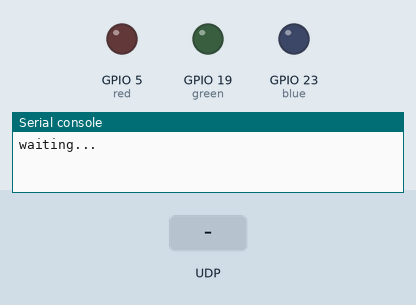
Bench run of a program on a simulated ESP32 board running MicroPython. On the bench: output pins drawn as LEDs (lit = HIGH), the last lines printed to the serial console. The test bench sets the inputs (shaded band). The board's own WiFi access point starts at once.

Above: at 1.2 s.
1.3 s: UDP packet "a=0" arrives
At 2.5 s:
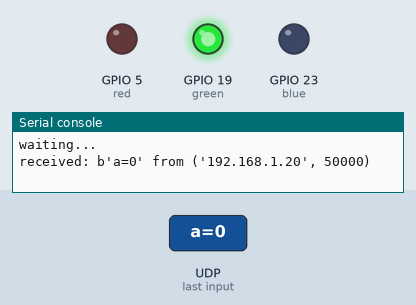
2.8 s: UDP packet "a=1" arrives
At 3.7 s:
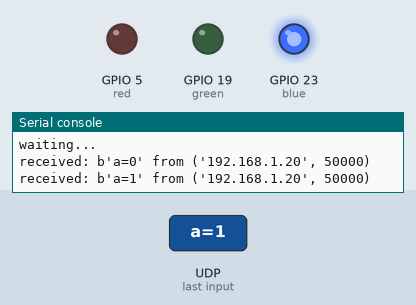
4.3 s: UDP packet "a=2" arrives
At 4.8 s:
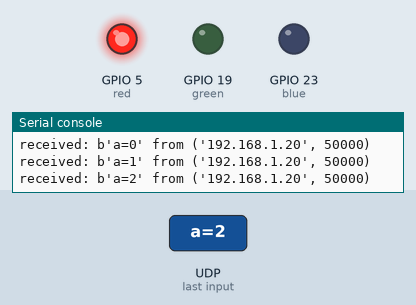
Timing chart, 0 to 7.3 s (numbered marks = the images above; inputs shaded):
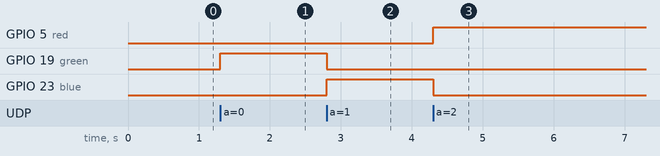

Measured:
- after the input at 1.3 s, GPIO 19 (green): LOW → HIGH at once
- after the input at 2.8 s, GPIO 19 (green): HIGH → LOW at once; GPIO 23 (blue): LOW → HIGH at once
- after the input at 4.3 s, GPIO 5 (red): LOW → HIGH at once; GPIO 23 (blue): HIGH → LOW at once

The program:

3star.py
```python
import network
ap_if=network.WLAN(network.AP_IF)
ap_if.active(True)

ap_if.config(essid="Bass",password="bc20cf7f5c5e")
ap_if.config(channel=19,authmode=network.AUTH_WPA2_PSK)

import socket
import time
from machine import Pin
port = 4210
blue = Pin(23,Pin.OUT)
green = Pin(19,Pin.OUT)
red = Pin(5,Pin.OUT)

s=socket.socket(socket.AF_INET,socket.SOCK_DGRAM)
s.setsockopt(socket.SOL_SOCKET,socket.SO_REUSEADDR,1)
ip=ap_if.ifconfig()[0]
s.bind((ip,port))
print('waiting...')

while True:
  data,addr=s.recvfrom(1024)
  print('received:',data, 'from',addr)
  if(data==b'a=0'):
    green.value(1)
    blue.value(0)
    red.value(0)
    s.sendto("Turn ON Green\n",addr)
  elif(data==b'a=1'):
    green.value(0)
    red.value(0)
    blue.value(1)
    s.sendto("Turn ON Blue\n",addr)
  elif(data==b'a=2'):
    green.value(0)
    red.value(1)
    blue.value(0)
    s.sendto("Turn ON RED\n",addr)
  else:
    s=sendto("Unknow command\n",addr)
```
